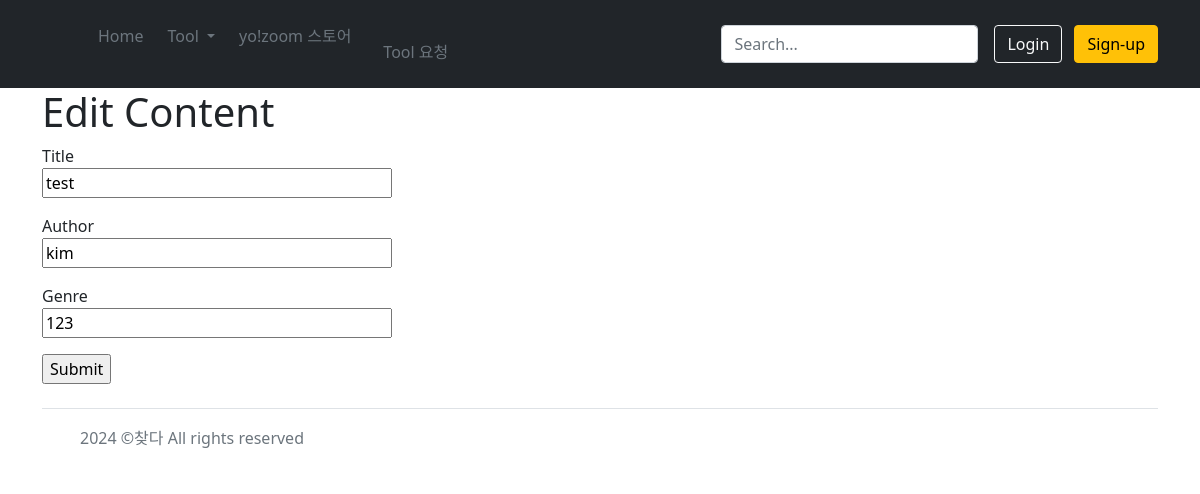
/tool-request/edit/1, run on an earlier commit of the app's database.
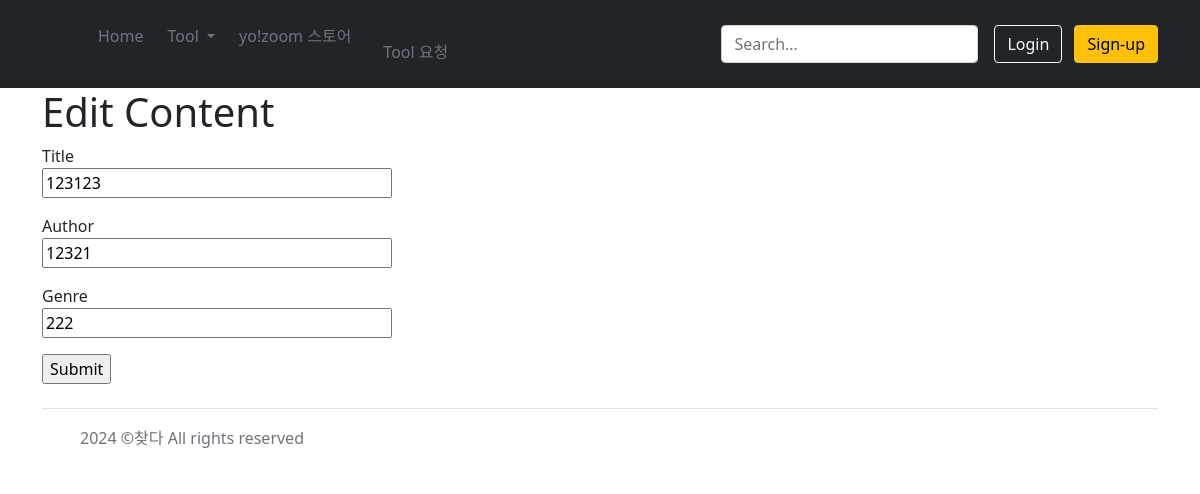
And on a later commit of the database.
### app/models.py (models this page shows)
class Content(db.Model):
    id = db.Column(db.Integer, primary_key=True)
    title = db.Column(db.String(100), nullable=False)
    author = db.Column(db.String(100), nullable=False)
    genre = db.Column(db.String(50), nullable=False)

### app/main/routes.py (the view)
@main.route('/tool-request/edit/<int:id>', methods=['GET', 'POST'])
def edit_content(id):
    content = Content.query.get_or_404(id)
    form = DataForm(obj=content)
    if form.validate_on_submit():
        form.populate_obj(content)
        db.session.commit()
        return redirect(url_for('main.tool_request'))
    return render_template('tool_request/edit_content.html', form=form, content=content, id=id)

### app/forms.py
class DataForm(FlaskForm):
    title = StringField('Title', validators=[DataRequired()])
    author = StringField('Author', validators=[DataRequired()])
    genre = StringField('Genre', validators=[DataRequired()])
    submit = SubmitField('Submit')

### app/templates/tool_request/edit_content.html (shortened to what this page needs)
{% extends 'base.html' %}
{% block content %}
<h1>Edit Content</h1>
<form method="POST" action="{{ url_for('main.edit_content', id=id) }}">
    <p>
        {{ form.title.label }}<br>
        {{ form.title(size=32) }}
    </p>
    <p>
        {{ form.author.label }}<br>
        {{ form.author(size=32) }}
    </p>
    <p>
        {{ form.genre.label }}<br>
        {{ form.genre(size=32) }}
    </p>
    <p>{{ form.submit() }}</p>
</form>
{% endblock %}

What changed in the data, as far as the page shows it:
changed Content: title "test" → "123123"; author "kim" → "12321"; genre "123" → "222"
